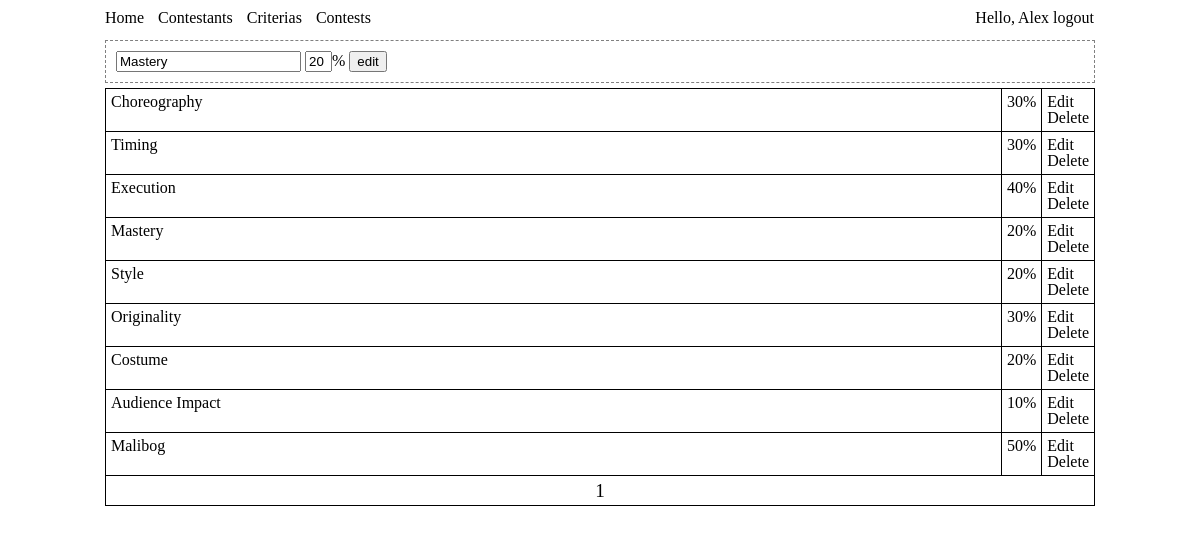
The app's page /manager/criteria.php?do=edit&id=11 (signed in) with its own data.
### tables this page shows
CREATE TABLE IF NOT EXISTS `criterias` (
  `id` int(100) NOT NULL AUTO_INCREMENT,
  `name` varchar(100) NOT NULL,
  `percentage` int(100) NOT NULL,
  PRIMARY KEY (`id`)
);

### manager/criteria_.php (called while the page is built, shortened)
<?php
$id_value = '';
$name_value = 'Criteria Name';
$num_value = '';
$do_value = 'add';
$input_class = 'blur_input';
$pagi = new Page(null,'criterias',5);
if(isset($_POST['do']) || isset($_GET['do'])){
	if(get('do') == 'edit'){
		$s = $db->select('criterias',"where id='".get('id')."'");
		$s = $db->result_array(null,$s);
		$id_value = $s[0]['id'];
		$name_value = $s[0]['name'];
		$num_value = $s[0]['percentage'];
		$do_value = 'edit';
		$input_class = 'focus_input';
	}
}
$criteria = new form('criteria','post');
$form['start'] = $criteria->start();
$form['percent'] = $criteria->cid(null,'short')->text('percent',post('percent',$num_value));
$form['name'] = $criteria->cid(null,"$input_class")->text('name', post('name',$name_value));
$form['id'] = $criteria->hidden('id', post('blah',$id_value));
$form['go'] = $criteria->submit('do',post('blah',$do_value));
$form['stop'] = $criteria->stop();
?>

### crowd/mysql.php (called while the page is built, shortened)
<?php
class MySQL {
private $conn;
public $resource;
function __construct($database,$pass='',$user='root',$server='localhost'){
	$this->conn = @mysql_connect($server,$user,$pass)or die('No Database Connection');
	return @mysql_select_db($database,$this->conn)or die('No Database');
}
function query($string){
	$this->resource = mysql_query($string,$this->conn);
	return $this->resource;
}
function select($table, $condition=null, $columns='*'){
	$query = "SELECT {$columns} FROM {$table} {$condition}";
	return $this->query($query);
}
function result_array($ident = null, $resource = null){
	$record = 0;
	$records = array();
	$r = empty($resource) ? $this->resource : $resource;
	while($result = @mysql_fetch_assoc($r)){
		empty($ident) ? $records[$record++] = $result : $records[$result[$ident]] = $result;
	}
	return $records;
}
}
?>

### manager/header.php (called while the page is built, shortened)
<?php
include '../crowd/mysql.php';
include '../crowd/form.php';
include '../crowd/page.php';
$db = new mysql('scoring_db','')or die();
$form = array();
?>

### manager/criteria.php (the view, shortened to what this page needs)
<?php
include 'header.php';
include 'criteria_.php';
?>
<!DOCTYPE html PUBLIC "-//W3C//DTD HTML 3.2//EN">
<html>
  <head>
  </head>
  <body>
  <div id='wrap'>
  <div id='menu'><?php include 'includes/menu.php'; ?></div>
	<div id='form'>
<?php
echo <<<FORM
$form[start]
$form[id]
$form[name]
$form[percent]%
$form[go]
$form[stop]
FORM;
?>
	</div>
	<div id='list'>
	<table>
	<tbody>
<?php
	while($i = mysql_fetch_assoc($pagi->get['resource'])){
echo <<<FORM
<tr>
<td class='spread'>$i[name] </td>
<td>$i[percentage]%</td>
<td><a href='?do=edit&id=$i[id]'>Edit</a> <a href='?do=delete&id=$i[id]'>Delete</a></td>
</tr>
FORM;
	}
?>
<?php
	echo "<tfoot><td colspan='3'>". $pagi->prev_btn() ."". $pagi->curr_btn() ."". $pagi->next_btn() ."</td></tfoot>";
?>
	</tbody>
	</table>
	</div>
	</div>
  </body>
</html>

### crowd/form.php (shortened to what this page needs)
<?php
class Form {
public $attrib = array();
public $classid;
function __construct($name, $method="get", $action=null, $enctype="application/x-www-form-urlencoded"){
	$this->attrib['start'] = "<form name='{$name}' method='{$method}' action='{$action}' enctype='{$enctype}' ";
}
function cid($id = null, $class = null){
	if(!empty($class)){
		$this->classid .= "class='{$class}'";
	}
	return $this;
}
function start(){
	$this->attrib['start'] .= "{$this->classid}>\r\n";
	$this->classid = null;
	return $this->attrib['start'];
}
function stop(){
	return "</form>\r\n";
}
function text($name,$value=null){
	$this->attrib['input'][$name]['name'] = $name;
	$this->attrib['input'][$name]['value'] = $value;
	$this->attrib['input'][$name]['attrib'] = "<input type='text' name='{$name}' value='{$value}' {$this->classid}/>";
	$this->classid = null;
	return $this->attrib['input'][$name]['attrib'];
}
function hidden($name,$value=null){
	$this->attrib['input'][$name]['name'] = $name;
	$this->attrib['input'][$name]['value'] = $value;
	$this->attrib['input'][$name]['attrib'] = "<input type='hidden' name='{$name}' value='{$value}' {$this->classid}/>\r\n";
	$this->classid = null;
	return $this->attrib['input'][$name]['attrib'];
}
function submit($name,$value='submit'){
	$this->attrib['input'][$name]['name'] = $name;
	$this->attrib['input'][$name]['value'] = $value;
	$this->attrib['input'][$name]['attrib'] = "<input type='submit' name='{$name}' value='{$value}' {$this->classid}/>\r\n";
	$this->classid = null;
	return $this->attrib['input'][$name]['attrib'];
}
}
function get($name, $value=null){
	if(isset($_GET[$name])){
		return $_GET[$name];
	}
	return $value;
}
function post($name, $value=null){
	return $value;
}
?>

### manager/assets/global.css (style rules this page uses)
#wrap { width: 990px; margin: auto; }
.short { width: 27px; }
.focus_input { color: black; font-style: normal; }
#menu { margin-top: 10px; }
table { margin: 5px 0px; }
table td { padding: 5px; border: solid 1px black; }
table tfoot { text-align: center; font-size: 1.2em; }
#form { padding: 10px; margin: 5px 0px; border: dashed 1px gray; }
a { color: inherit; text-decoration: none; }
.spread { width: 100%; }

### records on screen
criterias: name "Mastery", percent "20", percentage "20"
criterias: name "Choreography", percentage "30"
criterias: name "Timing", percentage "30"
criterias: name "Execution", percentage "40"
criterias: name "Style", percentage "20"
criterias: name "Originality", percentage "30"
criterias: name "Costume", percentage "20"
criterias: name "Audience Impact", percentage "10"
criterias: name "Malibog", percentage "50"

### other values on screen
$_SESSION['user'] "Alex"
$this->get['curr']+1 "1"
